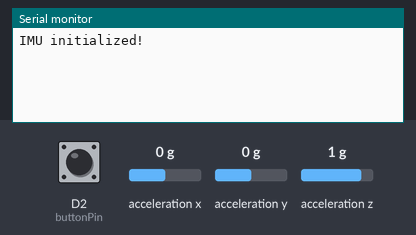
This sketch was run on a simulated Arduino Nano 33 BLE. On the bench: the last lines printed to the serial monitor. Inputs (shaded band) come from the test bench; at power-on: D2 (buttonPin) HIGH, acceleration x 0 g, acceleration y 0 g, acceleration z 1 g.

Above: at 1.2 s.
1.3 s: D2 (buttonPin) pulled LOW for 0.15 s
At 1.37 s:
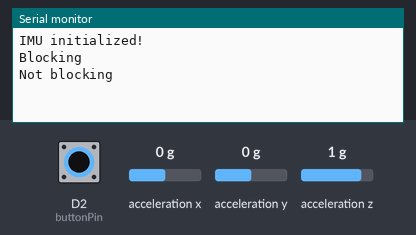
At 2.5 s:
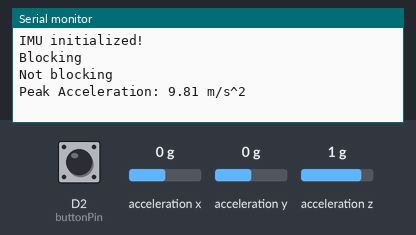

Measured:
- after the input at 1.3 s, the serial monitor: prints a new line at once (image 1)

The sketch:

final.ino
```cpp
#include <Arduino_LSM9DS1.h>

const int buttonPin = 2;
bool measuring = false;
float peakAcceleration = 0;
float alpha = 0.5;
bool messagePrinted = false;
float accelerationThreshold = 1.5;

void setup() {
    Serial.begin(9600);
    while (!Serial);
    pinMode(buttonPin, INPUT_PULLUP);
    if (!IMU.begin()) {
        Serial.println("Failed to initialize IMU!");
        while (1);
    }
    Serial.println("IMU initialized!");
}

void loop() {
    float x, y, z;

    if (digitalRead(buttonPin) == LOW) {
      if(!messagePrinted){
        Serial.println("Blocking");
        delay(50);
        Serial.println("Not blocking");
        messagePrinted = true;
      }

      if (!measuring) {
        peakAcceleration = 0;
        measuring = true;
      }

      if (IMU.accelerationAvailable()) {
          IMU.readAcceleration(x, y, z);

          // Low-pass filter
            static float lastAccX = 0, lastAccY = 0, lastAccZ = 0;
            x = alpha * x + (1 - alpha) * lastAccX;
            y = alpha * y + (1 - alpha) * lastAccY;
            z = alpha * z + (1 - alpha) * lastAccZ;
            lastAccX = x;
            lastAccY = y;
            lastAccZ = z;

            // Convert acceleration to g's
            x *= 9.81;
            y *= 9.81;
            z *= 9.81;

            float currentAcceleration = sqrt(x * x + y * y + z * z);

            if (currentAcceleration > accelerationThreshold && currentAcceleration > peakAcceleration) {
                peakAcceleration = currentAcceleration;
            }
      }
    } else if (measuring) {
        measuring = false;
        Serial.print("Peak Acceleration: ");
        Serial.print(peakAcceleration);
        Serial.println(" m/s^2");
        messagePrinted = false;
    }
}
```
